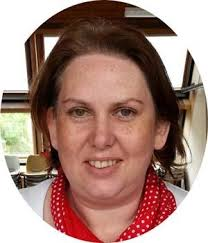
#> input picture face3.jpg, 208 x 243 px
$ python faced.py
#> lines starting #> are read from the running program, lines starting #| are printed output that depends on the picture; after the words box and inside, x2 and y2 are one past the last pixel; in counts of white or black regions, pixels touching at a corner belong together
#!/usr/bin/python

import numpy as np
import cv2 as cv
import os, sys
face_cascade = cv.CascadeClassifier('haarcascade_frontalface_default.xml')
eye_cascade = cv.CascadeClassifier('haarcascade_eye.xml')
img = cv.imread('face3.jpg')
#> img is the input picture: shape (243, 208, 3); mean B, G, R 122.3, 132.2, 165.2
gray = cv.cvtColor(img, cv.COLOR_BGR2GRAY)
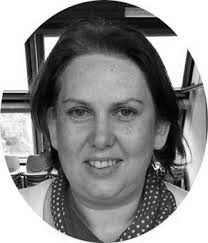
#> gray: shape (243, 208); min 0, max 255, mean 141
x=0

faces = face_cascade.detectMultiScale(gray, 1.3, 5)
#> faces = [[41, 66, 124, 124]]
for (x,y,w,h) in faces:
    cv.rectangle(img,(x,y),(x+w,y+h),(255,0,0),2)
    roi_gray = gray[y:y+h, x:x+w]
    roi_color = img[y:y+h, x:x+w]
    eyes = eye_cascade.detectMultiScale(roi_gray)
    for (ex,ey,ew,eh) in eyes:
        cv.rectangle(roi_color,(ex,ey),(ex+ew,ey+eh),(0,255,0),2)
        x=1
#> this loop made 1 pass
#> (y, w, h, eyes) on pass 1: (66, 124, 124, [[68, 31, 30, 30], [23, 32, 30, 30]])
#> pass 1, `roi_gray = gray[y:y+h, x:x+w]`:
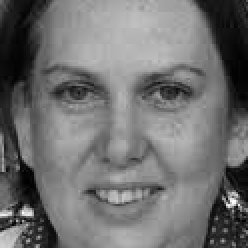
#> roi_gray: shape (124, 124) (shown 2 times larger); min 0, max 253, mean 112.6
#> pass 1, `roi_color = img[y:y+h, x:x+w]`:
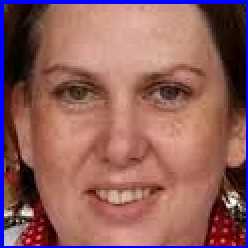
#> roi_color: shape (124, 124, 3) (shown 2 times larger); mean B, G, R 93.7, 95.6, 144.2
#> after the loop:
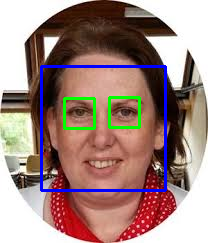
#> img: shape (243, 208, 3); 4.34% of pixels changed, all inside (x1, y1, x2, y2) = (40, 65, 167, 192)
#> after the loop:
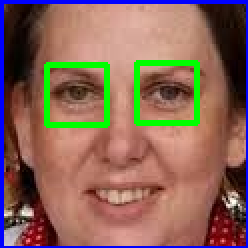
#> roi_color: shape (124, 124, 3) (shown 2 times larger); 4.63% of pixels changed, all inside (x1, y1, x2, y2) = (22, 30, 100, 64)

if x==1:
	y=1
else:
	y=0

print(y)
os.makedirs("ass");
# [4 lines of commented-out code are left out]
